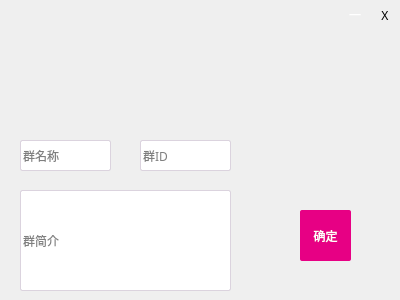
<?xml version="1.0" encoding="UTF-8"?>
<ui version="4.0">
 <class>CreateGroup</class>
 <widget class="QWidget" name="CreateGroup">
  <property name="geometry">
   <rect>
    <x>0</x>
    <y>0</y>
    <width>400</width>
    <height>300</height>
   </rect>
  </property>
  <property name="windowTitle">
   <string>Form</string>
  </property>
  <widget class="QLabel" name="label">
   <property name="geometry">
    <rect>
     <x>0</x>
     <y>0</y>
     <width>400</width>
     <height>121</height>
    </rect>
   </property>
   <property name="text">
    <string/>
   </property>
   <property name="textInteractionFlags">
    <set>Qt::TextSelectableByMouse</set>
   </property>
  </widget>
  <widget class="QLabel" name="label_2">
   <property name="geometry">
    <rect>
     <x>340</x>
     <y>0</y>
     <width>30</width>
     <height>30</height>
    </rect>
   </property>
   <property name="font">
    <font>
     <family>微软雅黑</family>
    </font>
   </property>
   <property name="styleSheet">
    <string notr="true">QLabel{
   color:white;
}
QLabel:hover{
   background-color:rgb(255,255,255,50%);
}</string>
   </property>
   <property name="text">
    <string>一</string>
   </property>
   <property name="alignment">
    <set>Qt::AlignCenter</set>
   </property>
  </widget>
  <widget class="QLabel" name="label_3">
   <property name="geometry">
    <rect>
     <x>370</x>
     <y>0</y>
     <width>30</width>
     <height>30</height>
    </rect>
   </property>
   <property name="font">
    <font>
     <family>微软雅黑</family>
    </font>
   </property>
   <property name="styleSheet">
    <string notr="true">:hover{
   background-color:red;
}

</string>
   </property>
   <property name="text">
    <string>X</string>
   </property>
   <property name="alignment">
    <set>Qt::AlignCenter</set>
   </property>
  </widget>
  <widget class="QLineEdit" name="lineEdit">
   <property name="geometry">
    <rect>
     <x>20</x>
     <y>140</y>
     <width>91</width>
     <height>31</height>
    </rect>
   </property>
   <property name="font">
    <font>
     <family>微软雅黑</family>
    </font>
   </property>
   <property name="styleSheet">
    <string notr="true">QLineEdit{
  border:1px solid rgb(219, 211, 222);
  border-radius:2px;
}
QLineEdit:focus{
  border:1px solid rgb(78, 125, 255);
  border-radius:2px;
}</string>
   </property>
   <property name="text">
    <string/>
   </property>
   <property name="placeholderText">
    <string>群名称</string>
   </property>
  </widget>
  <widget class="QPushButton" name="pushButton">
   <property name="geometry">
    <rect>
     <x>300</x>
     <y>210</y>
     <width>51</width>
     <height>51</height>
    </rect>
   </property>
   <property name="font">
    <font>
     <family>微软雅黑</family>
    </font>
   </property>
   <property name="cursor">
    <cursorShape>PointingHandCursor</cursorShape>
   </property>
   <property name="styleSheet">
    <string notr="true">QPushButton{
  background-color:rgb(231,0,132);
color:white;
border-radius:2px;
}
QPushButton:hover{
  background-color:rgb(231,0,132,70%);
}</string>
   </property>
   <property name="text">
    <string>确定</string>
   </property>
  </widget>
  <widget class="QLineEdit" name="lineEdit_2">
   <property name="geometry">
    <rect>
     <x>20</x>
     <y>190</y>
     <width>211</width>
     <height>101</height>
    </rect>
   </property>
   <property name="font">
    <font>
     <family>微软雅黑</family>
    </font>
   </property>
   <property name="styleSheet">
    <string notr="true">QLineEdit{
  border:1px solid rgb(219, 211, 222);
  border-radius:2px;
}
QLineEdit:focus{
  border:1px solid rgb(78, 125, 255);
  border-radius:2px;
}</string>
   </property>
   <property name="text">
    <string/>
   </property>
   <property name="placeholderText">
    <string>群简介</string>
   </property>
  </widget>
  <widget class="QLineEdit" name="lineEdit_3">
   <property name="geometry">
    <rect>
     <x>140</x>
     <y>140</y>
     <width>91</width>
     <height>31</height>
    </rect>
   </property>
   <property name="font">
    <font>
     <family>微软雅黑</family>
    </font>
   </property>
   <property name="styleSheet">
    <string notr="true">QLineEdit{
  border:1px solid rgb(219, 211, 222);
  border-radius:2px;
}
QLineEdit:focus{
  border:1px solid rgb(78, 125, 255);
  border-radius:2px;
}</string>
   </property>
   <property name="text">
    <string/>
   </property>
   <property name="placeholderText">
    <string>群ID</string>
   </property>
  </widget>
 </widget>
 <resources/>
 <connections/>
</ui>
